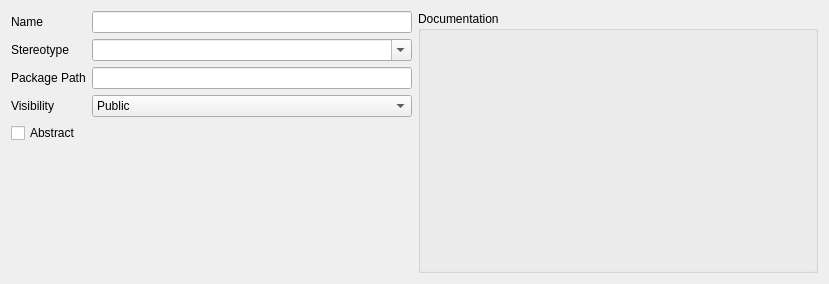
<?xml version="1.0" encoding="UTF-8"?>
<ui version="4.0">
 <class>ClassGeneral</class>
 <widget class="QWidget" name="ClassGeneral">
  <property name="geometry">
   <rect>
    <x>0</x>
    <y>0</y>
    <width>829</width>
    <height>284</height>
   </rect>
  </property>
  <property name="windowTitle">
   <string>ClassGeneral</string>
  </property>
  <layout class="QGridLayout" name="gridLayout">
   <item row="0" column="1">
    <widget class="QGroupBox" name="groupBox">
     <property name="sizePolicy">
      <sizepolicy hsizetype="Expanding" vsizetype="Preferred">
       <horstretch>0</horstretch>
       <verstretch>0</verstretch>
      </sizepolicy>
     </property>
     <property name="title">
      <string>Documentation</string>
     </property>
    </widget>
   </item>
   <item row="0" column="0">
    <layout class="QFormLayout" name="formLayout">
     <item row="0" column="0">
      <widget class="QLabel" name="m_pClassL">
       <property name="text">
        <string>Name</string>
       </property>
      </widget>
     </item>
     <item row="0" column="1">
      <widget class="KLineEdit" name="m_pClassNameLE"/>
     </item>
     <item row="1" column="0">
      <widget class="QLabel" name="m_pStereotypeL">
       <property name="text">
        <string>Stereotype</string>
       </property>
      </widget>
     </item>
     <item row="1" column="1">
      <widget class="QComboBox" name="m_pStereotypeCBB">
       <property name="editable">
        <bool>true</bool>
       </property>
      </widget>
     </item>
     <item row="2" column="0">
      <widget class="QLabel" name="m_pPackageL">
       <property name="text">
        <string>Package Path</string>
       </property>
      </widget>
     </item>
     <item row="2" column="1">
      <widget class="KLineEdit" name="m_pPackageLE"/>
     </item>
     <item row="3" column="0">
      <widget class="QLabel" name="m_pVisibilityL">
       <property name="text">
        <string>Visibility</string>
       </property>
      </widget>
     </item>
     <item row="3" column="1">
      <widget class="QComboBox" name="m_pVisibilityCBB">
       <item>
        <property name="text">
         <string>Public</string>
        </property>
       </item>
       <item>
        <property name="text">
         <string>Private</string>
        </property>
       </item>
       <item>
        <property name="text">
         <string>Protected</string>
        </property>
       </item>
       <item>
        <property name="text">
         <string>Implementation</string>
        </property>
       </item>
      </widget>
     </item>
     <item row="4" column="0">
      <widget class="QCheckBox" name="m_pAbstractCK">
       <property name="text">
        <string>Abstract</string>
       </property>
      </widget>
     </item>
    </layout>
   </item>
  </layout>
 </widget>
 <customwidgets>
  <customwidget>
   <class>KLineEdit</class>
   <extends>QLineEdit</extends>
   <header>klineedit.h</header>
  </customwidget>
 </customwidgets>
 <resources/>
 <connections/>
</ui>
